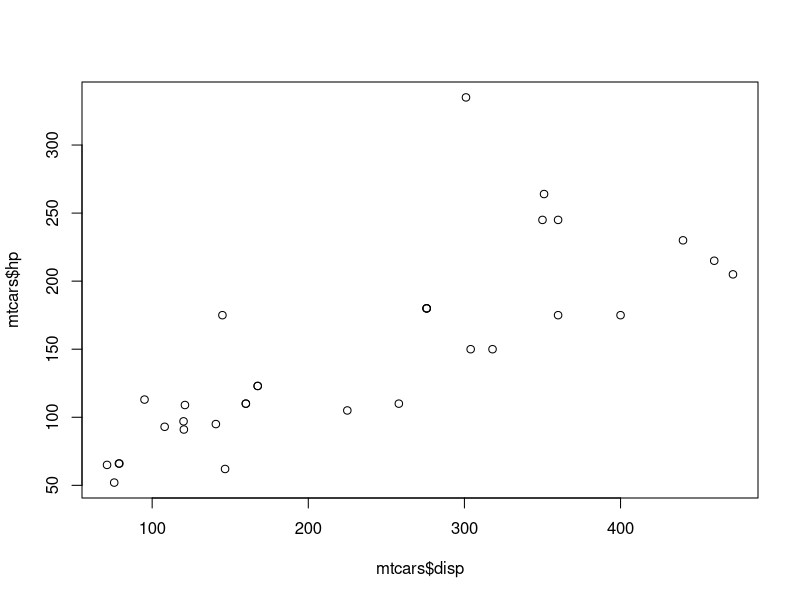

The R source for this figure:
## ---- chunk 1
summary(mtcars)
nrow(mtcars)
## ---- chunk 2
# Basic Plot using Base R plot()
plot(mtcars$disp, mtcars$hp)
